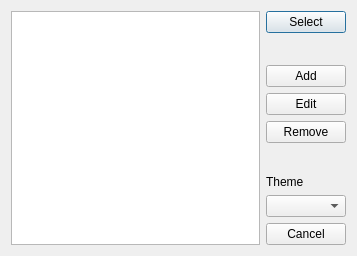
<?xml version="1.0" encoding="UTF-8"?>
<ui version="4.0">
 <class>SelectDatabaseDialog</class>
 <widget class="QDialog" name="SelectDatabaseDialog">
  <property name="geometry">
   <rect>
    <x>0</x>
    <y>0</y>
    <width>357</width>
    <height>256</height>
   </rect>
  </property>
  <property name="windowTitle">
   <string>Dialog</string>
  </property>
  <layout class="QHBoxLayout" name="horizontalLayout">
   <item>
    <widget class="QTableView" name="tableViewDatabases"/>
   </item>
   <item>
    <layout class="QVBoxLayout" name="verticalLayout">
     <item>
      <widget class="QPushButton" name="btnSelect">
       <property name="text">
        <string>Select</string>
       </property>
      </widget>
     </item>
     <item>
      <spacer name="verticalSpacer_2">
       <property name="orientation">
        <enum>Qt::Orientation::Vertical</enum>
       </property>
       <property name="sizeHint" stdset="0">
        <size>
         <width>20</width>
         <height>40</height>
        </size>
       </property>
      </spacer>
     </item>
     <item>
      <widget class="QPushButton" name="btnAdd">
       <property name="text">
        <string>Add</string>
       </property>
      </widget>
     </item>
     <item>
      <widget class="QPushButton" name="btnEdit">
       <property name="text">
        <string>Edit</string>
       </property>
      </widget>
     </item>
     <item>
      <widget class="QPushButton" name="btnRemove">
       <property name="text">
        <string>Remove</string>
       </property>
      </widget>
     </item>
     <item>
      <spacer name="verticalSpacer">
       <property name="orientation">
        <enum>Qt::Orientation::Vertical</enum>
       </property>
       <property name="sizeHint" stdset="0">
        <size>
         <width>20</width>
         <height>40</height>
        </size>
       </property>
      </spacer>
     </item>
     <item>
      <widget class="QLabel" name="labelTheme">
       <property name="text">
        <string>Theme</string>
       </property>
      </widget>
     </item>
     <item>
      <widget class="QComboBox" name="comboTheme"/>
     </item>
     <item>
      <widget class="QPushButton" name="btnCancel">
       <property name="text">
        <string>Cancel</string>
       </property>
      </widget>
     </item>
    </layout>
   </item>
  </layout>
 </widget>
 <resources/>
 <connections/>
</ui>
